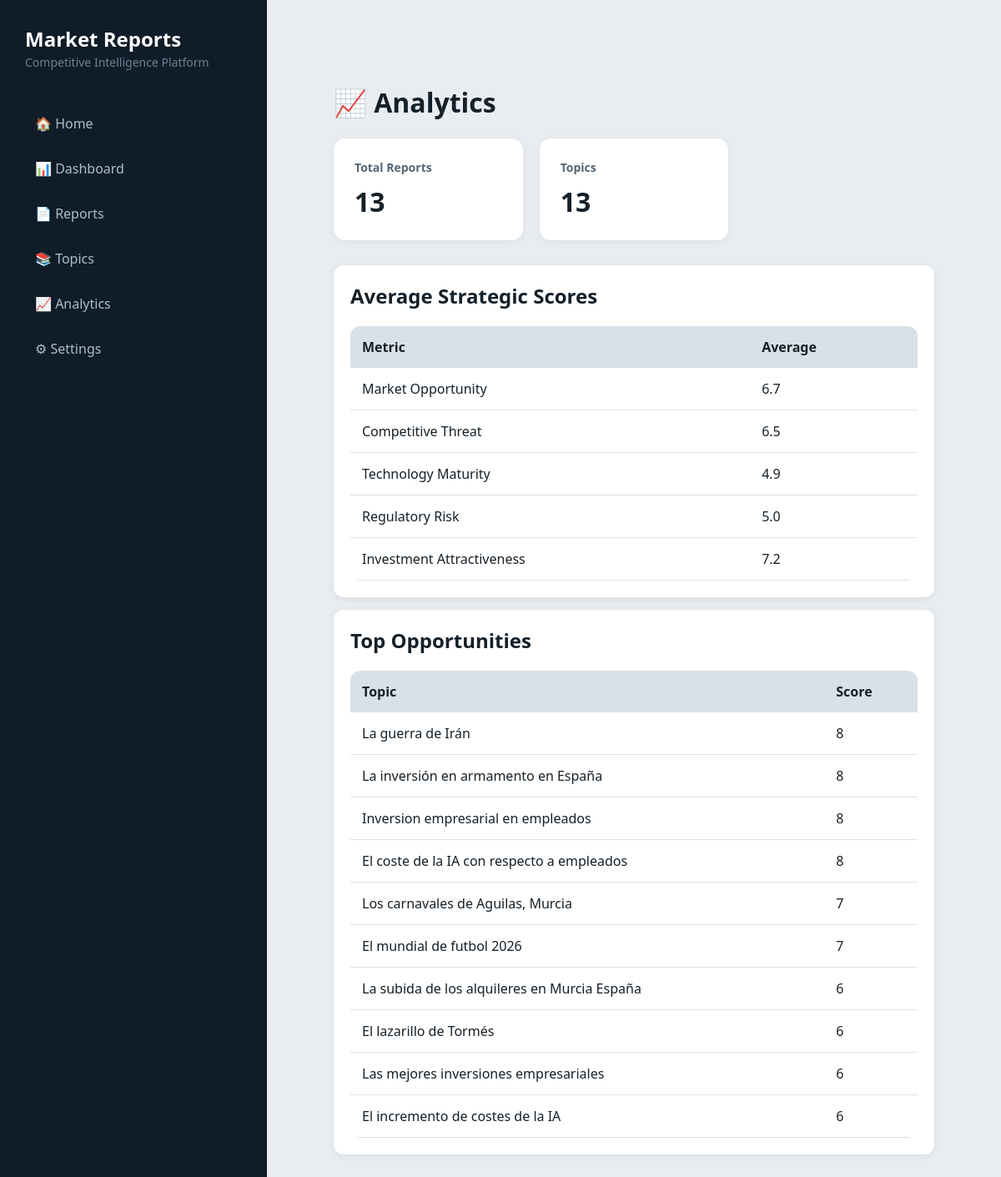
The app's page /analytics with its own data.
### tables this page shows
CREATE TABLE reports (

        id INTEGER PRIMARY KEY AUTOINCREMENT,

        topic TEXT NOT NULL,

        created_at TEXT NOT NULL,

        market_opportunity INTEGER,

        competitive_threat INTEGER,

        technology_maturity INTEGER,

        regulatory_risk INTEGER,

        investment_attractiveness INTEGER,

        markdown_path TEXT,

        pdf_path TEXT
    , md_path TEXT);

### app/dashboard/server.py (the view)
@app.get("/analytics")
def analytics_page(request: Request):
    analytics = get_analytics_data()
    top_opportunities = get_top_opportunities()
    stats = get_dashboard_stats()
    return templates.TemplateResponse(
        request=request,
        name="analytics.html",
        context={
            "analytics": analytics,
            "top_opportunities": top_opportunities,
            "stats": stats
        }
    )

### app/dashboard/templates/analytics.html
{% set title = "Analytics" %}
{% extends "base.html" %}
{% block content %}
<h1>📈 Analytics</h1>
<div class="kpi-grid">
    <div class="kpi-card">
        <h3>Total Reports</h3>
        <span>{{ stats.total_reports }}</span>
    </div>
    <div class="kpi-card">
        <h3>Topics</h3>
        <span>{{ stats.total_topics }}</span>
    </div>
</div>
<div class="card">
    <h2>Average Strategic Scores</h2>
    <table>
        <tr>
            <th>Metric</th>
            <th>Average</th>
        </tr>
        <tr>
            <td>Market Opportunity</td>
            <td>{{ analytics.opportunity }}</td>
        </tr>
        <tr>
            <td>Competitive Threat</td>
            <td>{{ analytics.threat }}</td>
        </tr>
        <tr>
            <td>Technology Maturity</td>
            <td>{{ analytics.technology }}</td>
        </tr>
        <tr>
            <td>Regulatory Risk</td>
            <td>{{ analytics.risk }}</td>
        </tr>
        <tr>
            <td>Investment Attractiveness</td>
            <td>{{ analytics.investment }}</td>
        </tr>
    </table>
</div>
<div class="card">
    <h2>Top Opportunities</h2>
    <table>
        <tr>
            <th>Topic</th>
            <th>Score</th>
        </tr>
        {% for item in top_opportunities %}
        <tr>
            <td>{{ item[0] }}</td>
            <td>{{ item[1] }}</td>
        </tr>
        {% endfor %}
    </table>
</div>
{% endblock %}

### app/dashboard/static/style.css (style rules this page uses)
:root { --color-bg: #e9edf1; --color-surface: #ffffff; --color-text: #152029; --color-text-muted: #566673; --color-border: #c8d1d9; --color-border-light: #dce3e9; --color-sidebar-bg: #101c28; --color-sidebar-hover: #1a2a3a; --color-sidebar-text: #b0bec8; --color-sidebar-muted: #6d8294; --color-accent: #1e6572; --color-accent-soft: #d6e8eb; --color-accent-soft-text: #174955; --color-danger: #9a3f3f; --shadow-card: 0 2px 10px rgba(16, 28, 40, 0.07); --shadow-kpi: 0 2px 12px rgba(16, 28, 40, 0.05); --color-table-header: #d8e1e8; --color-row-hover: #e4ebf0; --color-code-bg: #dfe6ec; }
body { font-family: "Segoe UI", Arial, sans-serif; background-color: var(--color-bg); margin: 0; padding: 40px; color: var(--color-text); }
.card { background: var(--color-surface); border-radius: 12px; padding: 20px; margin-bottom: 15px; box-shadow: var(--shadow-card); }
table { width: 100%; border-collapse: collapse; background: var(--color-surface); border-radius: 12px; overflow: hidden; }
th { background: var(--color-sidebar-bg); color: white; padding: 14px; text-align: left; }
td { padding: 14px; border-bottom: 1px solid var(--color-border-light); }
.kpi-grid { display: grid; grid-template-columns: repeat(3, 1fr); gap: 20px; margin-bottom: 30px; }
.kpi-card { background: var(--color-surface); padding: 25px; border-radius: 14px; box-shadow: var(--shadow-kpi); }
.kpi-card h3 { margin: 0; color: var(--color-text-muted); font-size: 14px; }
.kpi-card span { display: block; margin-top: 10px; font-size: 32px; font-weight: bold; }
.card h2 { margin-top: 0; }
table { margin-top: 20px; }
th { background: var(--color-table-header); color: var(--color-text); font-weight: 600; }

### records on screen
reports: topic "La guerra de Irán", market_opportunity "8"
reports: topic "La inversión en armamento en España", market_opportunity "8"
reports: topic "Inversion empresarial en empleados", market_opportunity "8"
reports: topic "El coste de la IA con respecto a empleados", market_opportunity "8"
reports: topic "Los carnavales de Aguilas, Murcia", market_opportunity "7"
reports: topic "El mundial de futbol 2026", market_opportunity "7"
reports: topic "La subida de los alquileres en Murcia España", market_opportunity "6"
reports: topic "El lazarillo de Tormés", market_opportunity "6"
reports: topic "Las mejores inversiones empresariales", market_opportunity "6"
reports: topic "El incremento de costes de la IA", market_opportunity "6"

### other values on screen
{{ stats.total_reports }} "13"
{{ stats.total_topics }} "13"
{{ analytics.opportunity }} "6.7"
{{ analytics.threat }} "6.5"
{{ analytics.technology }} "4.9"
{{ analytics.risk }} "5.0"
{{ analytics.investment }} "7.2"
